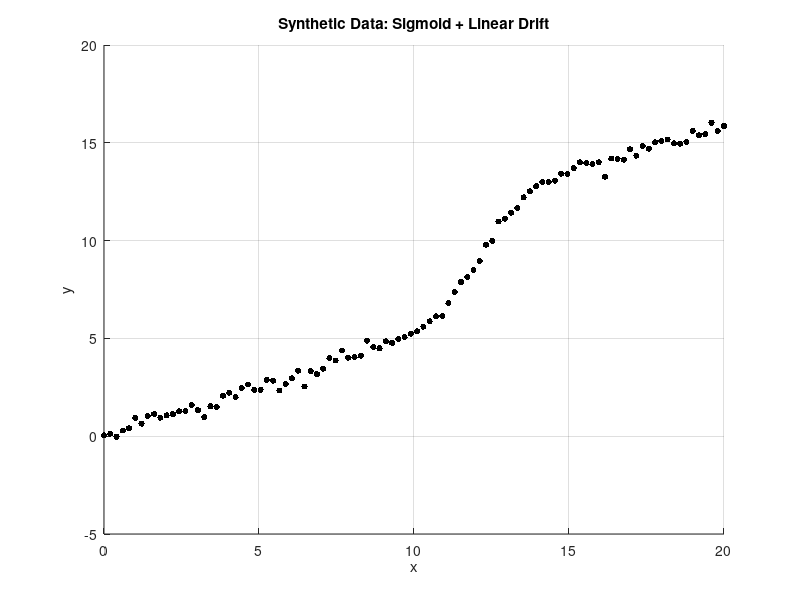

Here is the MATLAB script that generated this plot: (Note: this script raises an error after producing the figure.)
% --- Test Function for Variational Laplace: Sigmoid + Linear Drift ---

% Ground truth parameters
a_true = 6;       % Sigmoid amplitude
b_true = 1.5;     % Sigmoid slope
c_true = 12;      % Sigmoid centre
d_true = 0.5;     % Linear drift

% Generate input data
x = linspace(0, 20, 100)';

% Generate synthetic data with heteroscedastic noise
rng(2);
y_clean = a_true ./ (1 + exp(-b_true * (x - c_true))) + d_true * x;
sigma = 0.2 + 0.1 * randn(size(x));  % small random heteroscedasticity
y = y_clean + sigma .* randn(size(x));

% Plot raw data
figure;
scatter(x, y, 20, 'k', 'filled');
xlabel('x'); ylabel('y');
title('Synthetic Data: Sigmoid + Linear Drift');
grid on;

% Define model function: f(m) = a / (1 + exp(-b*(x - c))) + d*x
f = @(m) m(1) ./ (1 + exp(-m(2)*(x - m(3)))) + m(4)*x;  % [a, b, c, d]

% Initial guess
m0 = [5; 1; 10; 0.3];

% Prior covariance (diagonal)
S0 = diag([2, 0.5, 1, 0.1]);

% Run VL routine
[m_est, V_est, D_est, logL, iter, sigma2_est, allm] = ...
    fitVariationalLaplaceThermo(y, f, m0, S0, 50, 1e-6);

% Predictions from estimated parameters
y_pred = f(m_est);

% Plot results
figure; hold on;
scatter(x, y, 20, 'k', 'filled', 'DisplayName', 'Observed');
plot(x, y_clean, 'b--', 'LineWidth', 2, 'DisplayName', 'Ground Truth');
plot(x, y_pred, 'r-', 'LineWidth', 2, 'DisplayName', 'VL Fit');
xlabel('x'); ylabel('y');
legend('Location', 'best');
title('Sigmoid + Drift Fit using Variational Laplace');
grid on;

% Plot prior vs posterior marginals
S_post_diag = sum(V_est*V_est') + D_est;
S_prior_diag = diag(S0);
xRangeFactor = 3;
numParams = length(m_est);

figure;
for i = 1:numParams
    x_vals = linspace(m0(i) - xRangeFactor * sqrt(S_prior_diag(i)), ...
                      m0(i) + xRangeFactor * sqrt(S_prior_diag(i)), 100);
    y_prior = normpdf(x_vals, m0(i), sqrt(S_prior_diag(i)));

    x_vals_post = linspace(m_est(i) - xRangeFactor * sqrt(S_post_diag(i)), ...
                           m_est(i) + xRangeFactor * sqrt(S_post_diag(i)), 100);
    y_post = normpdf(x_vals_post, m_est(i), sqrt(S_post_diag(i)));

    subplot(2,2,i);
    plot(x_vals, y_prior, 'b--', 'LineWidth', 2, 'DisplayName', 'Prior');
    hold on;
    plot(x_vals_post, y_post, 'r-', 'LineWidth', 2, 'DisplayName', 'Posterior');
    xlabel(['Parameter ', num2str(i)]);
    ylabel('Density');
    title(['Prior vs. Posterior for Param ', num2str(i)]);
    legend;
    grid on;
end
sgtitle('Sigmoid + Drift Model: Prior vs Posterior Marginals');
